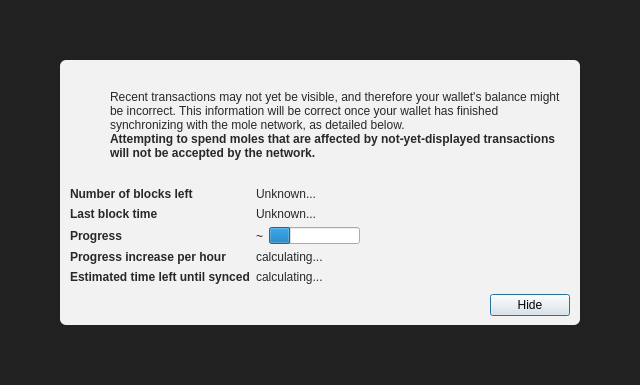
<?xml version="1.0" encoding="UTF-8"?>
<ui version="4.0">
 <class>ModalOverlay</class>
 <widget class="QWidget" name="ModalOverlay">
  <property name="geometry">
   <rect>
    <x>0</x>
    <y>0</y>
    <width>640</width>
    <height>385</height>
   </rect>
  </property>
  <property name="windowTitle">
   <string>Form</string>
  </property>
  <layout class="QVBoxLayout" name="verticalLayout" stretch="0">
   <property name="sizeConstraint">
    <enum>QLayout::SetDefaultConstraint</enum>
   </property>
   <property name="leftMargin">
    <number>0</number>
   </property>
   <property name="topMargin">
    <number>0</number>
   </property>
   <property name="rightMargin">
    <number>0</number>
   </property>
   <property name="bottomMargin">
    <number>0</number>
   </property>
   <item>
    <widget class="QWidget" name="bgWidget" native="true">
     <property name="styleSheet">
      <string notr="true">#bgWidget { background: rgba(0,0,0,220); }</string>
     </property>
     <layout class="QVBoxLayout" name="verticalLayoutMain" stretch="1">
      <property name="leftMargin">
       <number>60</number>
      </property>
      <property name="topMargin">
       <number>60</number>
      </property>
      <property name="rightMargin">
       <number>60</number>
      </property>
      <property name="bottomMargin">
       <number>60</number>
      </property>
      <item>
       <widget class="QWidget" name="contentWidget" native="true">
        <property name="styleSheet">
         <string notr="true">#contentWidget { background: rgba(255,255,255,240); border-radius: 6px; }

QLabel { color: rgb(40,40,40);  }</string>
        </property>
        <layout class="QVBoxLayout" name="verticalLayoutSub" stretch="1,0,0,0">
         <property name="spacing">
          <number>0</number>
         </property>
         <property name="leftMargin">
          <number>10</number>
         </property>
         <property name="topMargin">
          <number>10</number>
         </property>
         <property name="rightMargin">
          <number>10</number>
         </property>
         <property name="bottomMargin">
          <number>10</number>
         </property>
         <item>
          <layout class="QHBoxLayout" name="horizontalLayoutIconText" stretch="0,1">
           <property name="topMargin">
            <number>20</number>
           </property>
           <item>
            <layout class="QVBoxLayout" name="verticalLayoutIcon">
             <property name="leftMargin">
              <number>0</number>
             </property>
             <item>
              <widget class="QPushButton" name="warningIcon">
               <property name="enabled">
                <bool>false</bool>
               </property>
               <property name="text">
                <string/>
               </property>
               <property name="icon">
                <iconset>
                 <normaloff>:/icons/warning</normaloff>
                 <disabledoff>:/icons/warning</disabledoff>:/icons/warning</iconset>
               </property>
               <property name="iconSize">
                <size>
                 <width>48</width>
                 <height>48</height>
                </size>
               </property>
               <property name="flat">
                <bool>true</bool>
               </property>
              </widget>
             </item>
             <item>
              <spacer name="verticalSpacerWarningIcon">
               <property name="orientation">
                <enum>Qt::Vertical</enum>
               </property>
               <property name="sizeHint" stdset="0">
                <size>
                 <width>20</width>
                 <height>40</height>
                </size>
               </property>
              </spacer>
             </item>
            </layout>
           </item>
           <item>
            <layout class="QVBoxLayout" name="verticalLayoutInfoText">
             <property name="leftMargin">
              <number>0</number>
             </property>
             <property name="topMargin">
              <number>0</number>
             </property>
             <item>
              <widget class="QLabel" name="infoText">
               <property name="text">
                <string>Recent transactions may not yet be visible, and therefore your wallet's balance might be incorrect. This information will be correct once your wallet has finished synchronizing with the mole network, as detailed below.</string>
               </property>
               <property name="textFormat">
                <enum>Qt::RichText</enum>
               </property>
               <property name="wordWrap">
                <bool>true</bool>
               </property>
              </widget>
             </item>
             <item>
              <widget class="QLabel" name="infoTextStrong">
               <property name="font">
                <font>
                 <weight>75</weight>
                 <bold>true</bold>
                </font>
               </property>
               <property name="text">
                <string>Attempting to spend moles that are affected by not-yet-displayed transactions will not be accepted by the network.</string>
               </property>
               <property name="textFormat">
                <enum>Qt::RichText</enum>
               </property>
               <property name="wordWrap">
                <bool>true</bool>
               </property>
              </widget>
             </item>
             <item>
              <spacer name="verticalSpacerInTextSpace">
               <property name="orientation">
                <enum>Qt::Vertical</enum>
               </property>
               <property name="sizeHint" stdset="0">
                <size>
                 <width>20</width>
                 <height>40</height>
                </size>
               </property>
              </spacer>
             </item>
            </layout>
           </item>
          </layout>
         </item>
         <item>
          <spacer name="verticalSpacerAfterText">
           <property name="orientation">
            <enum>Qt::Vertical</enum>
           </property>
           <property name="sizeHint" stdset="0">
            <size>
             <width>20</width>
             <height>40</height>
            </size>
           </property>
          </spacer>
         </item>
         <item>
          <layout class="QFormLayout" name="formLayout">
           <property name="fieldGrowthPolicy">
            <enum>QFormLayout::FieldsStayAtSizeHint</enum>
           </property>
           <property name="horizontalSpacing">
            <number>6</number>
           </property>
           <property name="verticalSpacing">
            <number>6</number>
           </property>
           <property name="topMargin">
            <number>10</number>
           </property>
           <item row="0" column="0">
            <widget class="QLabel" name="labelNumberOfBlocksLeft">
             <property name="font">
              <font>
               <weight>75</weight>
               <bold>true</bold>
              </font>
             </property>
             <property name="text">
              <string>Number of blocks left</string>
             </property>
            </widget>
           </item>
           <item row="0" column="1">
            <widget class="QLabel" name="numberOfBlocksLeft">
             <property name="text">
              <string>Unknown...</string>
             </property>
            </widget>
           </item>
           <item row="1" column="0">
            <widget class="QLabel" name="labelLastBlockTime">
             <property name="font">
              <font>
               <weight>75</weight>
               <bold>true</bold>
              </font>
             </property>
             <property name="text">
              <string>Last block time</string>
             </property>
            </widget>
           </item>
           <item row="1" column="1">
            <widget class="QLabel" name="newestBlockDate">
             <property name="sizePolicy">
              <sizepolicy hsizetype="Maximum" vsizetype="Preferred">
               <horstretch>0</horstretch>
               <verstretch>0</verstretch>
              </sizepolicy>
             </property>
             <property name="text">
              <string>Unknown...</string>
             </property>
            </widget>
           </item>
           <item row="2" column="0">
            <widget class="QLabel" name="labelSyncDone">
             <property name="font">
              <font>
               <weight>75</weight>
               <bold>true</bold>
              </font>
             </property>
             <property name="text">
              <string>Progress</string>
             </property>
            </widget>
           </item>
           <item row="2" column="1">
            <layout class="QHBoxLayout" name="horizontalLayoutSync" stretch="0,1">
             <item>
              <widget class="QLabel" name="percentageProgress">
               <property name="text">
                <string notr="true">~</string>
               </property>
              </widget>
             </item>
             <item>
              <widget class="QProgressBar" name="progressBar">
               <property name="value">
                <number>24</number>
               </property>
               <property name="format">
                <string/>
               </property>
              </widget>
             </item>
            </layout>
           </item>
           <item row="4" column="0">
            <widget class="QLabel" name="labelProgressIncrease">
             <property name="font">
              <font>
               <weight>75</weight>
               <bold>true</bold>
              </font>
             </property>
             <property name="text">
              <string>Progress increase per hour</string>
             </property>
            </widget>
           </item>
           <item row="4" column="1">
            <widget class="QLabel" name="progressIncreasePerH">
             <property name="text">
              <string>calculating...</string>
             </property>
            </widget>
           </item>
           <item row="5" column="0">
            <widget class="QLabel" name="labelEstimatedTimeLeft">
             <property name="font">
              <font>
               <weight>75</weight>
               <bold>true</bold>
              </font>
             </property>
             <property name="text">
              <string>Estimated time left until synced</string>
             </property>
            </widget>
           </item>
           <item row="5" column="1">
            <widget class="QLabel" name="expectedTimeLeft">
             <property name="text">
              <string>calculating...</string>
             </property>
            </widget>
           </item>
          </layout>
         </item>
         <item>
          <layout class="QHBoxLayout" name="horizontalLayoutButtons">
           <property name="leftMargin">
            <number>10</number>
           </property>
           <property name="topMargin">
            <number>10</number>
           </property>
           <item>
            <spacer name="horizontalSpacer">
             <property name="orientation">
              <enum>Qt::Horizontal</enum>
             </property>
             <property name="sizeHint" stdset="0">
              <size>
               <width>40</width>
               <height>20</height>
              </size>
             </property>
            </spacer>
           </item>
           <item>
            <widget class="QPushButton" name="closeButton">
             <property name="text">
              <string>Hide</string>
             </property>
             <property name="shortcut">
              <string>Esc</string>
             </property>
             <property name="focusPolicy">
              <enum>Qt::StrongFocus</enum>
             </property>
             <property name="default">
              <bool>true</bool>
             </property>
            </widget>
           </item>
          </layout>
         </item>
        </layout>
       </widget>
      </item>
     </layout>
    </widget>
   </item>
  </layout>
 </widget>
 <resources/>
 <connections/>
</ui>
